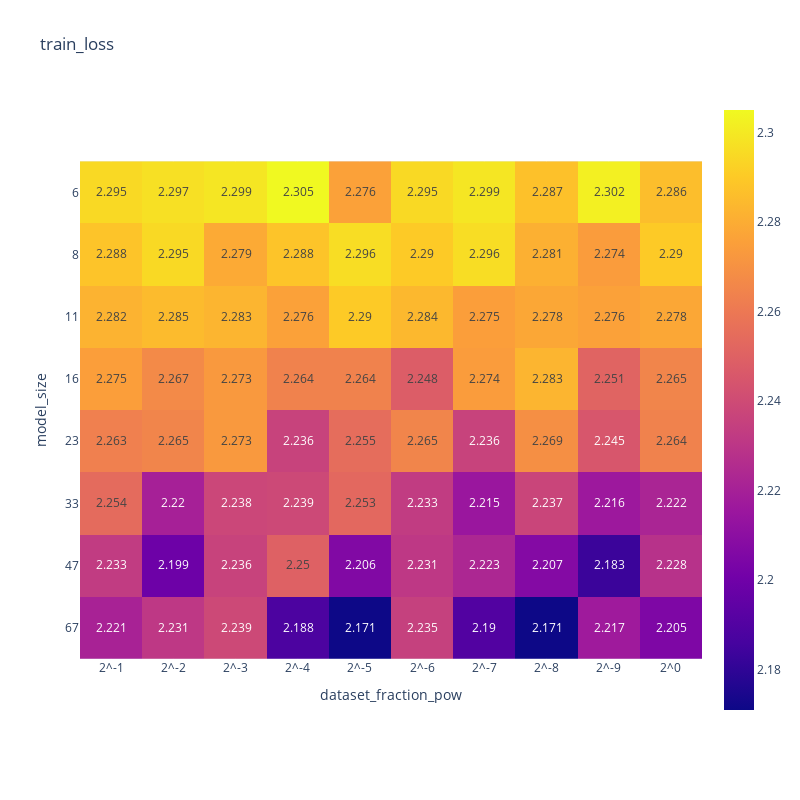
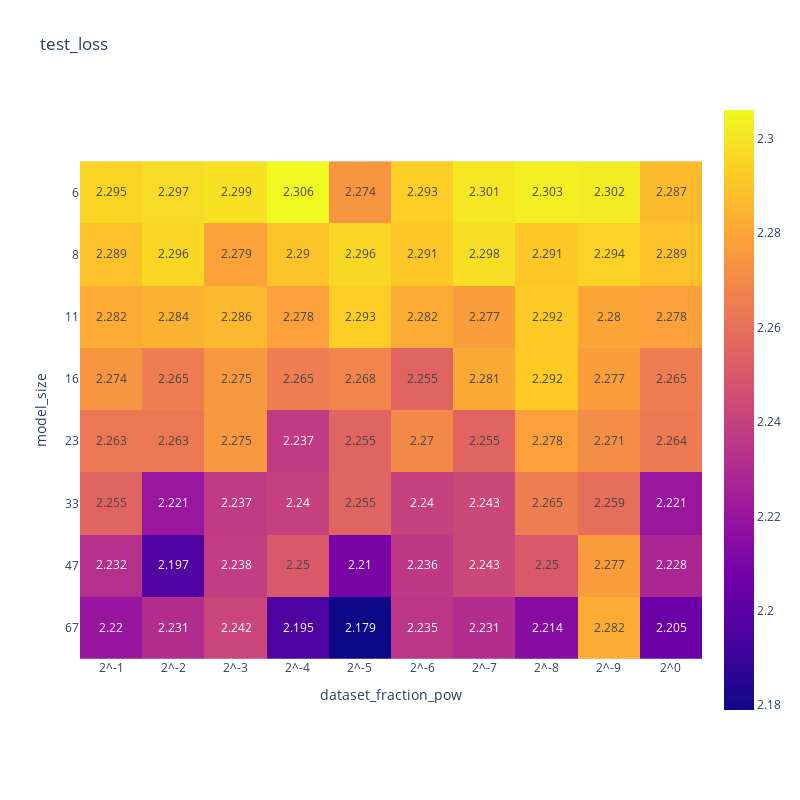
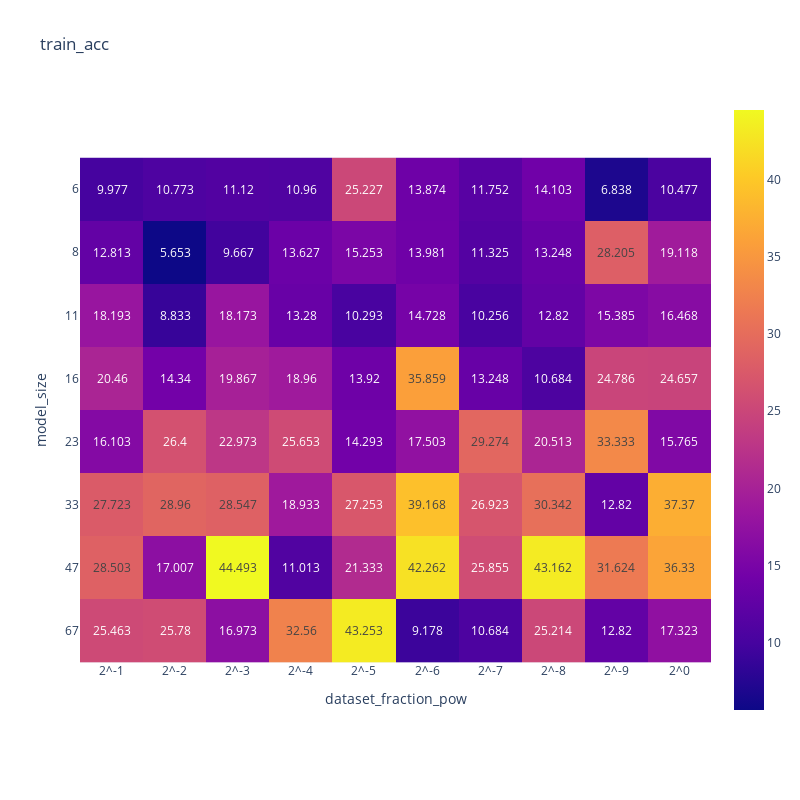
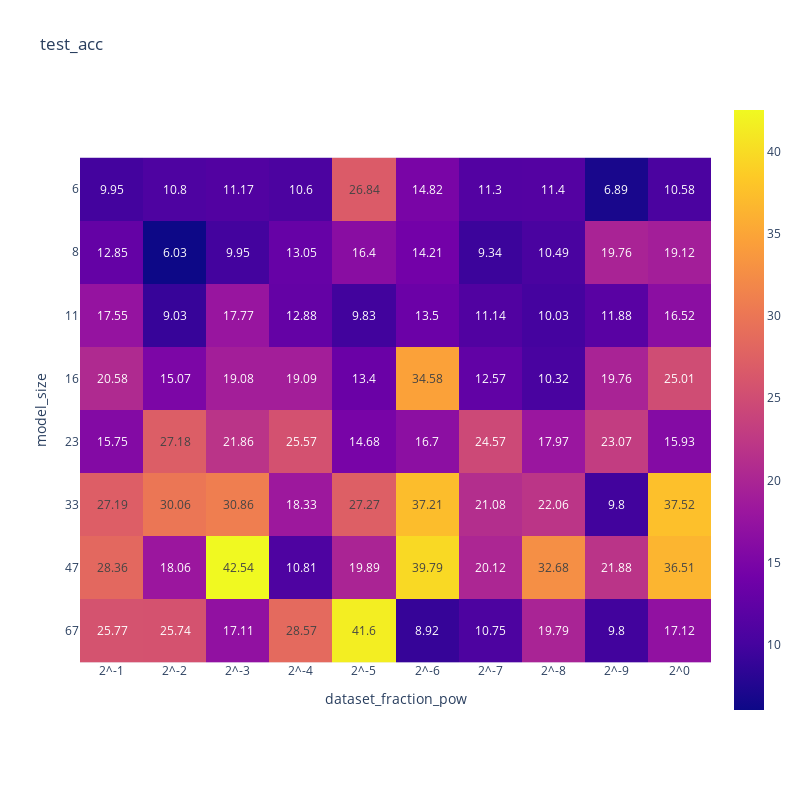

The code cell stored with these charts, in order, in its notebook:
### Code cell
for heatmap_col, heatmap_df in heatmap_dfs.items():
    fig = px.imshow(heatmap_df, title=heatmap_col, text_auto=True, height=800, width=800)
    fig.show()

### Figure 1 — Plotly figure (JSON) as saved in the notebook; plotly's stock layout.template omitted (floating-point values rounded to 4 significant figures)
{"data": [{"coloraxis": "coloraxis", "hovertemplate": "dataset_fraction_pow: %{x}<br>model_size: %{y}<br>color: %{z}<extra></extra>", "name": "0", "texttemplate": "%{z}", "type": "heatmap", "x": ["2^-1", "2^-2", "2^-3", "2^-4", "2^-5", "2^-6", "2^-7", "2^-8", "2^-9", "2^0"], "xaxis": "x", "y": ["6", "8", "11", "16", "23", "33", "47", "67"], "yaxis": "y", "z": [[2.295, 2.297, 2.299, 2.305, 2.276, 2.295, 2.299, 2.287, 2.302, 2.286], [2.288, 2.295, 2.279, 2.288, 2.296, 2.29, 2.296, 2.281, 2.274, 2.29], [2.282, 2.285, 2.283, 2.276, 2.29, 2.284, 2.275, 2.278, 2.276, 2.278], [2.275, 2.267, 2.273, 2.264, 2.264, 2.248, 2.274, 2.283, 2.251, 2.265], [2.263, 2.265, 2.273, 2.236, 2.255, 2.265, 2.236, 2.269, 2.245, 2.264], [2.254, 2.22, 2.238, 2.239, 2.253, 2.233, 2.215, 2.237, 2.216, 2.222], [2.233, 2.199, 2.236, 2.25, 2.206, 2.231, 2.223, 2.207, 2.183, 2.228], [2.221, 2.231, 2.239, 2.188, 2.171, 2.235, 2.19, 2.171, 2.217, 2.205]]}], "layout": {"coloraxis": {"colorscale": [[0, "#0d0887"], [0.1111, "#46039f"], [0.2222, "#7201a8"], [0.3333, "#9c179e"], [0.4444, "#bd3786"], [0.5556, "#d8576b"], [0.6667, "#ed7953"], [0.7778, "#fb9f3a"], [0.8889, "#fdca26"], [1, "#f0f921"]]}, "height": 800, "title": {"text": "train_loss"}, "width": 800, "xaxis": {"anchor": "y", "constrain": "domain", "domain": [0, 1], "scaleanchor": "y", "title": {"text": "dataset_fraction_pow"}}, "yaxis": {"anchor": "x", "autorange": "reversed", "constrain": "domain", "domain": [0, 1], "title": {"text": "model_size"}}}}

### Figure 2 — Plotly figure (JSON) as saved in the notebook; plotly's stock layout.template omitted (floating-point values rounded to 4 significant figures)
{"data": [{"coloraxis": "coloraxis", "hovertemplate": "dataset_fraction_pow: %{x}<br>model_size: %{y}<br>color: %{z}<extra></extra>", "name": "0", "texttemplate": "%{z}", "type": "heatmap", "x": ["2^-1", "2^-2", "2^-3", "2^-4", "2^-5", "2^-6", "2^-7", "2^-8", "2^-9", "2^0"], "xaxis": "x", "y": ["6", "8", "11", "16", "23", "33", "47", "67"], "yaxis": "y", "z": [[2.295, 2.297, 2.299, 2.306, 2.274, 2.293, 2.301, 2.303, 2.302, 2.287], [2.289, 2.296, 2.279, 2.29, 2.296, 2.291, 2.298, 2.291, 2.294, 2.289], [2.282, 2.284, 2.286, 2.278, 2.293, 2.282, 2.277, 2.292, 2.28, 2.278], [2.274, 2.265, 2.275, 2.265, 2.268, 2.255, 2.281, 2.292, 2.277, 2.265], [2.263, 2.263, 2.275, 2.237, 2.255, 2.27, 2.255, 2.278, 2.271, 2.264], [2.255, 2.221, 2.237, 2.24, 2.255, 2.24, 2.243, 2.265, 2.259, 2.221], [2.232, 2.197, 2.238, 2.25, 2.21, 2.236, 2.243, 2.25, 2.277, 2.228], [2.22, 2.231, 2.242, 2.195, 2.179, 2.235, 2.231, 2.214, 2.282, 2.205]]}], "layout": {"coloraxis": {"colorscale": [[0, "#0d0887"], [0.1111, "#46039f"], [0.2222, "#7201a8"], [0.3333, "#9c179e"], [0.4444, "#bd3786"], [0.5556, "#d8576b"], [0.6667, "#ed7953"], [0.7778, "#fb9f3a"], [0.8889, "#fdca26"], [1, "#f0f921"]]}, "height": 800, "title": {"text": "test_loss"}, "width": 800, "xaxis": {"anchor": "y", "constrain": "domain", "domain": [0, 1], "scaleanchor": "y", "title": {"text": "dataset_fraction_pow"}}, "yaxis": {"anchor": "x", "autorange": "reversed", "constrain": "domain", "domain": [0, 1], "title": {"text": "model_size"}}}}

### Figure 3 — Plotly figure (JSON) as saved in the notebook; plotly's stock layout.template omitted (floating-point values rounded to 4 significant figures)
{"data": [{"coloraxis": "coloraxis", "hovertemplate": "dataset_fraction_pow: %{x}<br>model_size: %{y}<br>color: %{z}<extra></extra>", "name": "0", "texttemplate": "%{z}", "type": "heatmap", "x": ["2^-1", "2^-2", "2^-3", "2^-4", "2^-5", "2^-6", "2^-7", "2^-8", "2^-9", "2^0"], "xaxis": "x", "y": ["6", "8", "11", "16", "23", "33", "47", "67"], "yaxis": "y", "z": [[9.977, 10.77, 11.12, 10.96, 25.23, 13.87, 11.75, 14.1, 6.838, 10.48], [12.81, 5.653, 9.667, 13.63, 15.25, 13.98, 11.32, 13.25, 28.2, 19.12], [18.19, 8.833, 18.17, 13.28, 10.29, 14.73, 10.26, 12.82, 15.38, 16.47], [20.46, 14.34, 19.87, 18.96, 13.92, 35.86, 13.25, 10.68, 24.79, 24.66], [16.1, 26.4, 22.97, 25.65, 14.29, 17.5, 29.27, 20.51, 33.33, 15.77], [27.72, 28.96, 28.55, 18.93, 27.25, 39.17, 26.92, 30.34, 12.82, 37.37], [28.5, 17.01, 44.49, 11.01, 21.33, 42.26, 25.86, 43.16, 31.62, 36.33], [25.46, 25.78, 16.97, 32.56, 43.25, 9.178, 10.68, 25.21, 12.82, 17.32]]}], "layout": {"coloraxis": {"colorscale": [[0, "#0d0887"], [0.1111, "#46039f"], [0.2222, "#7201a8"], [0.3333, "#9c179e"], [0.4444, "#bd3786"], [0.5556, "#d8576b"], [0.6667, "#ed7953"], [0.7778, "#fb9f3a"], [0.8889, "#fdca26"], [1, "#f0f921"]]}, "height": 800, "title": {"text": "train_acc"}, "width": 800, "xaxis": {"anchor": "y", "constrain": "domain", "domain": [0, 1], "scaleanchor": "y", "title": {"text": "dataset_fraction_pow"}}, "yaxis": {"anchor": "x", "autorange": "reversed", "constrain": "domain", "domain": [0, 1], "title": {"text": "model_size"}}}}

### Figure 4 — Plotly figure (JSON) as saved in the notebook; plotly's stock layout.template omitted (floating-point values rounded to 4 significant figures)
{"data": [{"coloraxis": "coloraxis", "hovertemplate": "dataset_fraction_pow: %{x}<br>model_size: %{y}<br>color: %{z}<extra></extra>", "name": "0", "texttemplate": "%{z}", "type": "heatmap", "x": ["2^-1", "2^-2", "2^-3", "2^-4", "2^-5", "2^-6", "2^-7", "2^-8", "2^-9", "2^0"], "xaxis": "x", "y": ["6", "8", "11", "16", "23", "33", "47", "67"], "yaxis": "y", "z": [[9.95, 10.8, 11.17, 10.6, 26.84, 14.82, 11.3, 11.4, 6.89, 10.58], [12.85, 6.03, 9.95, 13.05, 16.4, 14.21, 9.34, 10.49, 19.76, 19.12], [17.55, 9.03, 17.77, 12.88, 9.83, 13.5, 11.14, 10.03, 11.88, 16.52], [20.58, 15.07, 19.08, 19.09, 13.4, 34.58, 12.57, 10.32, 19.76, 25.01], [15.75, 27.18, 21.86, 25.57, 14.68, 16.7, 24.57, 17.97, 23.07, 15.93], [27.19, 30.06, 30.86, 18.33, 27.27, 37.21, 21.08, 22.06, 9.8, 37.52], [28.36, 18.06, 42.54, 10.81, 19.89, 39.79, 20.12, 32.68, 21.88, 36.51], [25.77, 25.74, 17.11, 28.57, 41.6, 8.92, 10.75, 19.79, 9.8, 17.12]]}], "layout": {"coloraxis": {"colorscale": [[0, "#0d0887"], [0.1111, "#46039f"], [0.2222, "#7201a8"], [0.3333, "#9c179e"], [0.4444, "#bd3786"], [0.5556, "#d8576b"], [0.6667, "#ed7953"], [0.7778, "#fb9f3a"], [0.8889, "#fdca26"], [1, "#f0f921"]]}, "height": 800, "title": {"text": "test_acc"}, "width": 800, "xaxis": {"anchor": "y", "constrain": "domain", "domain": [0, 1], "scaleanchor": "y", "title": {"text": "dataset_fraction_pow"}}, "yaxis": {"anchor": "x", "autorange": "reversed", "constrain": "domain", "domain": [0, 1], "title": {"text": "model_size"}}}}
